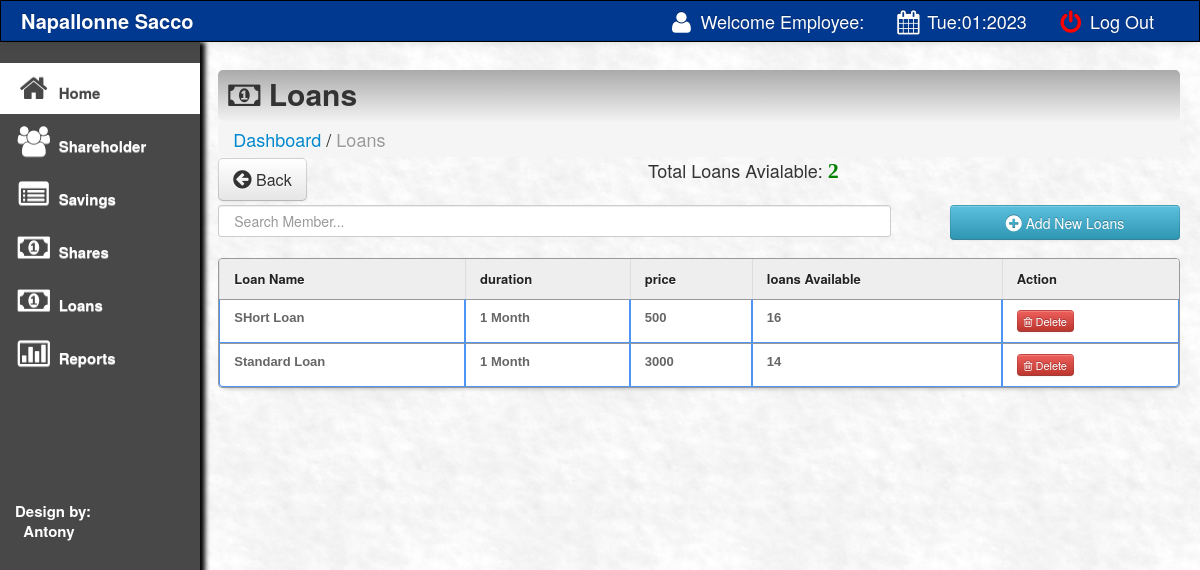
The page /main/loans.php (signed in) on the database its author committed.
### tables this page shows
CREATE TABLE IF NOT EXISTS `tbl_loans` (
  `loan_id` int(11) NOT NULL AUTO_INCREMENT,
  `loanName` varchar(200) NOT NULL,
  `duration` varchar(200) NOT NULL,
  `price` int(11) NOT NULL,
  `loansAvailable` int(11) NOT NULL,
  `isActive` varchar(200) NOT NULL,
  PRIMARY KEY (`loan_id`)
);

### main/loans.php (the view, shortened to what this page needs)
\<html>
<head>
 <link href="css/bootstrap.css" rel="stylesheet">
    <link rel="stylesheet" type="text/css" href="css/DT_bootstrap.css">
  <link rel="stylesheet" href="css/font-awesome.min.css">
    <link href="css/bootstrap-responsive.css" rel="stylesheet">
<link href="../style.css" media="screen" rel="stylesheet" type="text/css" />
<link href="src/facebox.css" media="screen" rel="stylesheet" type="text/css" />
</head>
<body>
<?php include('navfixed.php');?>
<div class="container-fluid">
      <div class="row-fluid">
	<div class="span2">
         <?php include'sidebar.php'; ?>
        </div>
	<div class="span10">
	<div class="contentheader">
			<i class="icon-money"></i> Loans
			</div>
			<ul class="breadcrumb">
			<li><a href="index.php">Dashboard</a></li> /
			<li class="active"> Loans</li>
			</ul>
<div style="margin-top: -19px; margin-bottom: 21px;">
<a  href="index.php"><button class="btn btn-default btn-large" style="float: left;"><i class="icon icon-circle-arrow-left icon-large"></i> Back</button></a>
<?php
			include('../connect.php');
				$result = $db->prepare("SELECT * FROM tbl_loans ORDER BY loan_id DESC");
				$result->execute();
				$rowcount = $result->rowcount();
			?>
			<div style="text-align:center;">
			Total Loans Avialable: <font color="green" style="font:bold 22px 'Aleo';"><?php echo $rowcount;?></font>
			</div>
</div>
<input type="text" name="filter" style="padding:15px;" id="filter" placeholder="Search Member..." autocomplete="off" />
<a rel="facebox" href="addloans.php"><Button type="submit" class="btn btn-info" style="float:right; width:230px; height:35px;" /><i class="icon-plus-sign icon-large"></i> Add New Loans</button></a><br><br>
<table class="table table-bordered" id="resultTable" data-responsive="table" style="text-align: left;">
	<thead>
		<tr>
			<th width=""> Loan Name </th>
			<th width=""> duration</th>
			<th width=""> price</th>
			<th width=""> loans Available </th>
			<th width=""> Action</th>
		</tr>
	</thead>
	<tbody>
			<?php
				include('../connect.php');
				$result = $db->prepare("SELECT * FROM tbl_loans");
				$result->execute();
				for($i=0; $row = $result->fetch(); $i++){
			?>
			<tr class="record">
			<td><?php echo $row['loanName']; ?> </td>
			<td><?php echo $row['duration']; ?></td>
			<td><?php echo $row['price']; ?></td>
			<td><?php echo $row['loansAvailable']; ?></td>
			<td>
			<a href="#" id="<?php echo $row['loan_id']; ?>" class="delbutton" title="Click To Delete"><button class="btn btn-danger btn-mini"><i class="icon-trash"></i> Delete</button></a></td>
			</tr>
			<?php
				}
			?>
	</tbody>
</table>
</div>
</div>
</div>
</body>
<?php include('footer.php');?>
</html>

### style.css (style rules this page uses)
td a { color:darkblue; }
input { border: 1px solid #999; background: #EEEEEE; padding: 10px; box-shadow:0 1px 2px #ddd; -moz-box-shadow:0 1px 2px #ddd; -webkit-box-shadow:0 1px 2px #ddd; }
#filter { width: 70%; float:left; }
#resultTable { border-collapse: separate; background-color: #FFFFFF; border-spacing: 0; max-width: 100%; }
#resultTable { color: #666666; text-shadow: 0 1px 0 #FFFFFF; width: 100%; border: 1px solid #999999; box-shadow: 0 5px 5px -5px rgba(0, 0, 0, 0.3); margin-top: 13px; }
#resultTable thead tr th { background: none repeat scroll 0 0 #EEEEEE; color: #222222; padding: 10px 14px; text-align: left; border-top: 0 none; font-size: 13px; }
#resultTable tbody tr td { font: bold 13px 'Arial'; text-align: left; padding: 10px 14px; border-top: 1px solid #999999; }
#resultTable td { padding:7px; border:#4e95f4 1px solid; }
#resultTable tr { background: #fff; }

### main/loans.php (style rules this page uses)
body { padding-top: 60px; padding-bottom: 40px; }

### rows shown on the page
tbl_loans: loanName "SHort Loan", duration "1 Month", price "500", loansAvailable "16"
tbl_loans: loanName "Standard Loan", duration "1 Month", price "3000", loansAvailable "14"

### other values the page prints
$rowcount "2"
